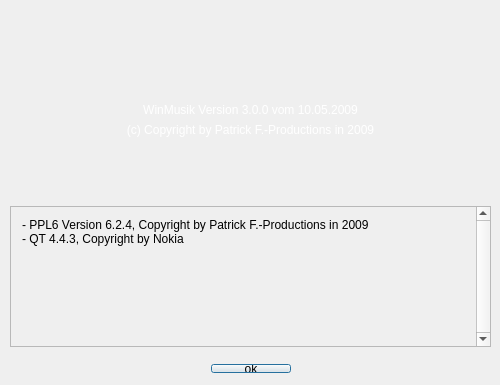
<?xml version="1.0" encoding="UTF-8"?>
<ui version="4.0">
 <class>AboutClass</class>
 <widget class="QDialog" name="AboutClass">
  <property name="geometry">
   <rect>
    <x>0</x>
    <y>0</y>
    <width>500</width>
    <height>385</height>
   </rect>
  </property>
  <property name="minimumSize">
   <size>
    <width>500</width>
    <height>385</height>
   </size>
  </property>
  <property name="maximumSize">
   <size>
    <width>500</width>
    <height>385</height>
   </size>
  </property>
  <property name="windowTitle">
   <string>About</string>
  </property>
  <property name="styleSheet">
   <string notr="true"/>
  </property>
  <widget class="QLabel" name="label">
   <property name="geometry">
    <rect>
     <x>0</x>
     <y>0</y>
     <width>501</width>
     <height>301</height>
    </rect>
   </property>
   <property name="text">
    <string/>
   </property>
   <property name="pixmap">
    <pixmap resource="../resources.qrc">:/other/resources/aboutbg.png</pixmap>
   </property>
  </widget>
  <widget class="QLabel" name="wmVersion">
   <property name="geometry">
    <rect>
     <x>0</x>
     <y>100</y>
     <width>501</width>
     <height>20</height>
    </rect>
   </property>
   <property name="palette">
    <palette>
     <active>
      <colorrole role="WindowText">
       <brush brushstyle="SolidPattern">
        <color alpha="255">
         <red>255</red>
         <green>255</green>
         <blue>255</blue>
        </color>
       </brush>
      </colorrole>
      <colorrole role="Text">
       <brush brushstyle="SolidPattern">
        <color alpha="255">
         <red>255</red>
         <green>255</green>
         <blue>255</blue>
        </color>
       </brush>
      </colorrole>
      <colorrole role="ButtonText">
       <brush brushstyle="SolidPattern">
        <color alpha="255">
         <red>255</red>
         <green>255</green>
         <blue>255</blue>
        </color>
       </brush>
      </colorrole>
     </active>
     <inactive>
      <colorrole role="WindowText">
       <brush brushstyle="SolidPattern">
        <color alpha="255">
         <red>255</red>
         <green>255</green>
         <blue>255</blue>
        </color>
       </brush>
      </colorrole>
      <colorrole role="Text">
       <brush brushstyle="SolidPattern">
        <color alpha="255">
         <red>255</red>
         <green>255</green>
         <blue>255</blue>
        </color>
       </brush>
      </colorrole>
      <colorrole role="ButtonText">
       <brush brushstyle="SolidPattern">
        <color alpha="255">
         <red>255</red>
         <green>255</green>
         <blue>255</blue>
        </color>
       </brush>
      </colorrole>
     </inactive>
     <disabled>
      <colorrole role="WindowText">
       <brush brushstyle="SolidPattern">
        <color alpha="255">
         <red>255</red>
         <green>255</green>
         <blue>255</blue>
        </color>
       </brush>
      </colorrole>
      <colorrole role="Text">
       <brush brushstyle="SolidPattern">
        <color alpha="255">
         <red>255</red>
         <green>255</green>
         <blue>255</blue>
        </color>
       </brush>
      </colorrole>
      <colorrole role="ButtonText">
       <brush brushstyle="SolidPattern">
        <color alpha="255">
         <red>255</red>
         <green>255</green>
         <blue>255</blue>
        </color>
       </brush>
      </colorrole>
     </disabled>
    </palette>
   </property>
   <property name="styleSheet">
    <string>color: white;</string>
   </property>
   <property name="text">
    <string>WinMusik Version 3.0.0 vom 10.05.2009</string>
   </property>
   <property name="alignment">
    <set>Qt::AlignCenter</set>
   </property>
  </widget>
  <widget class="QLabel" name="wmCopyright">
   <property name="geometry">
    <rect>
     <x>0</x>
     <y>120</y>
     <width>501</width>
     <height>20</height>
    </rect>
   </property>
   <property name="styleSheet">
    <string>color: white;</string>
   </property>
   <property name="text">
    <string>(c) Copyright by Patrick F.-Productions in 2009</string>
   </property>
   <property name="alignment">
    <set>Qt::AlignCenter</set>
   </property>
  </widget>
  <widget class="QWidget" name="horizontalLayoutWidget">
   <property name="geometry">
    <rect>
     <x>0</x>
     <y>353</y>
     <width>501</width>
     <height>31</height>
    </rect>
   </property>
   <layout class="QHBoxLayout" name="horizontalLayout">
    <item>
     <spacer name="horizontalSpacer">
      <property name="orientation">
       <enum>Qt::Horizontal</enum>
      </property>
      <property name="sizeHint" stdset="0">
       <size>
        <width>40</width>
        <height>20</height>
       </size>
      </property>
     </spacer>
    </item>
    <item>
     <widget class="QPushButton" name="okButton">
      <property name="styleSheet">
       <string notr="true"/>
      </property>
      <property name="text">
       <string>ok</string>
      </property>
      <property name="icon">
       <iconset resource="../resources.qrc">
        <normaloff>:/icons/resources/button_ok.png</normaloff>:/icons/resources/button_ok.png</iconset>
      </property>
     </widget>
    </item>
    <item>
     <spacer name="horizontalSpacer_2">
      <property name="orientation">
       <enum>Qt::Horizontal</enum>
      </property>
      <property name="sizeHint" stdset="0">
       <size>
        <width>40</width>
        <height>20</height>
       </size>
      </property>
     </spacer>
    </item>
   </layout>
  </widget>
  <widget class="QScrollArea" name="scrollArea">
   <property name="geometry">
    <rect>
     <x>10</x>
     <y>206</y>
     <width>481</width>
     <height>141</height>
    </rect>
   </property>
   <property name="autoFillBackground">
    <bool>false</bool>
   </property>
   <property name="frameShape">
    <enum>QFrame::StyledPanel</enum>
   </property>
   <property name="frameShadow">
    <enum>QFrame::Sunken</enum>
   </property>
   <property name="lineWidth">
    <number>1</number>
   </property>
   <property name="midLineWidth">
    <number>0</number>
   </property>
   <property name="verticalScrollBarPolicy">
    <enum>Qt::ScrollBarAlwaysOn</enum>
   </property>
   <property name="widgetResizable">
    <bool>true</bool>
   </property>
   <widget class="QWidget" name="scrollAreaWidgetContents">
    <property name="geometry">
     <rect>
      <x>0</x>
      <y>0</y>
      <width>462</width>
      <height>139</height>
     </rect>
    </property>
    <layout class="QVBoxLayout" name="verticalLayout">
     <item>
      <widget class="QLabel" name="libs">
       <property name="text">
        <string>- PPL6 Version 6.2.4, Copyright by Patrick F.-Productions in 2009
- QT 4.4.3, Copyright by Nokia
</string>
       </property>
       <property name="scaledContents">
        <bool>false</bool>
       </property>
       <property name="alignment">
        <set>Qt::AlignLeading|Qt::AlignLeft|Qt::AlignTop</set>
       </property>
       <property name="wordWrap">
        <bool>true</bool>
       </property>
      </widget>
     </item>
    </layout>
   </widget>
  </widget>
 </widget>
 <layoutdefault spacing="6" margin="11"/>
 <resources>
  <include location="../resources.qrc"/>
  <include location="../resources.qrc"/>
  <include location="../resources.qrc"/>
  <include location="../resources.qrc"/>
  <include location="../resources.qrc"/>
  <include location="../resources.qrc"/>
  <include location="../resources.qrc"/>
  <include location="../resources.qrc"/>
  <include location="../resources.qrc"/>
  <include location="../resources.qrc"/>
 </resources>
 <connections/>
</ui>
